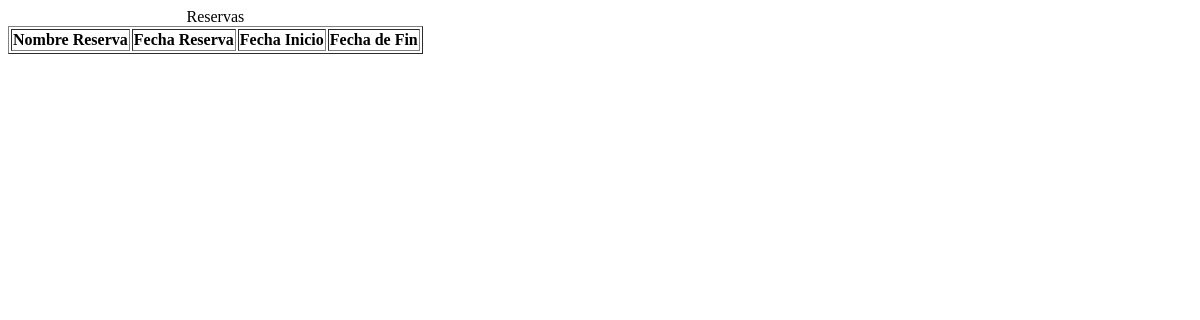
The app's page /renta/oficina_reserva/, older data.
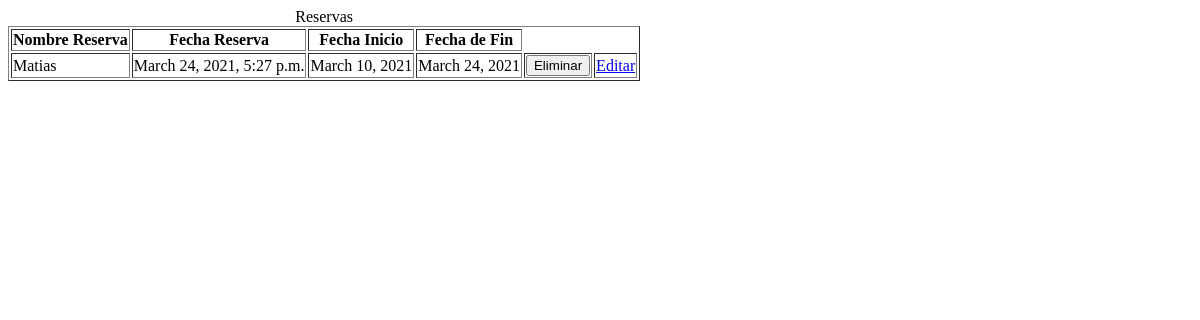
The same page, newer data.
### Renta/models.py (models this page shows, shortened)
class Reserva(models.Model):
    oficina = models.ForeignKey(Oficina,on_delete=CASCADE)
    nombre_cliente = models.CharField(max_length=200)
    nombre_reserva = models.CharField(max_length=200)
    fecha_reserva = models.DateTimeField(auto_now=True)
    fecha_comienzo = models.DateField()
    fecha_fin = models.DateField()
    class Meta:
        verbose_name = "Reserva"

### Renta/views.py (the view)
# urls.py: path('oficina_reserva/',OficinaReservas.as_view(),name ="oficina_reserva")
class OficinaReservas(ListView):
    model = Reserva
    template_name ='oficina_reservas.html'
    context_object_name = "obj"
    def get_queryset(self):
        qs= Reserva.objects.order_by('-id')[:20]
        oficina_id = self.request.GET.get('lang')
        if oficina_id:
            qs = qs.filter(oficina__id = oficina_id)
        return qs

### Renta/templates/oficina_reservas.html
{% extends 'base.html' %}{% block content %}
<table border="1">
    <caption>Reservas</caption>
    <tr>
        <th>Nombre Reserva</th>
        <th>Fecha Reserva</th>
        <th>Fecha Inicio</th>
        <th>Fecha de Fin</th>
    </tr>
    {% for reserva in obj %}
    <tr>
        <td>{{reserva.nombre_cliente}}</td>
        <td>{{reserva.fecha_reserva}}</td>
        <td>{{reserva.fecha_comienzo}}</td>
        <td>{{reserva.fecha_fin}}</td>
        <td>
            <a href="{% url 'eliminar_reserva' reserva.id %}">
                <button>Eliminar</button></a>
        </td>
        <td> <a href="{% url 'editar_reserva' reserva.id %}" class="btn btn-info">Editar</a> </td>
    </tr> {% endfor %} {% endblock %}}

Row changes from the older to the newer data that the page shows:
added Reserva: nombre_cliente "Matias", fecha_reserva "March 24, 2021, 5:27 p.m.", fecha_comienzo "March 10, 2021", fecha_fin "March 24, 2021"
